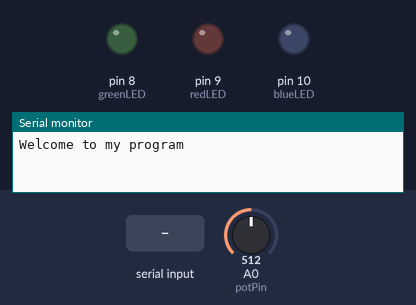
Simulated run of this sketch. Board: Arduino Uno, built with avr-gcc and run on an emulated ATmega328P. On the bench: output pins drawn as LEDs (lit = HIGH), the last lines printed to the serial monitor. The test bench sets the inputs (shaded band); at power-on: A0 (potPin) = 512.

Above: at 1.2 s.
1.3 s: "90,45\n" received over Serial
At 2.4 s:
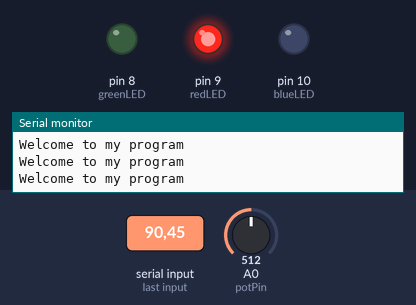
Timing chart, 0 to 4.3 s (numbered marks = the images above; inputs shaded):
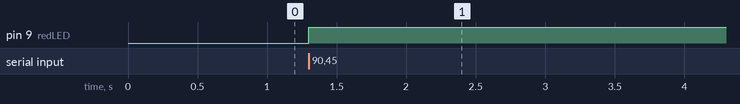

Measured:
- after the input at 1.3 s, pin 9 (redLED): LOW → HIGH at once

The sketch:

Universal_Sketch.ino
```cpp
int redLED=9;     // Объявление переменных
int blueLED=10;
int greenLED=8;
int potPin=A0;
float X;

void setup() {

  Serial.begin(115200);

  pinMode(potPin, INPUT);

  pinMode(redLED, OUTPUT);
  pinMode(blueLED, OUTPUT);

}

void loop() {

  Serial.println("Welcome to my program");
  analogRead(potPin);

  while(Serial.available()==0) {}
  X = Serial.parseInt();

  digitalWrite(redLED, HIGH); // HIGH or LOW
  analogWrite(greenLED, 100); // 0-255

}
```
